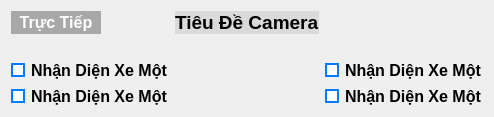
                    <widget class="QWidget" name="tab_16">
                     <attribute name="title">
                      <string>Tab 5</string>
                     </attribute>
                     <layout class="QGridLayout" name="gridLayout_22">
                      <item row="0" column="0">
                       <widget class="QLabel" name="label_37">
                        <property name="maximumSize">
                         <size>
                          <width>90</width>
                          <height>16777215</height>
                         </size>
                        </property>
                        <property name="font">
                         <font>
                          <family>Tahoma</family>
                          <pointsize>12</pointsize>
                          <weight>75</weight>
                          <bold>true</bold>
                         </font>
                        </property>
                        <property name="styleSheet">
                         <string notr="true">color: rgb(255, 255, 255);
background-color: rgb(168,168,168);</string>
                        </property>
                        <property name="text">
                         <string>Trực Tiếp</string>
                        </property>
                        <property name="alignment">
                         <set>Qt::AlignCenter</set>
                        </property>
                       </widget>
                      </item>
                      <item row="0" column="1">
                       <widget class="QLabel" name="label_81">
                        <property name="font">
                         <font>
                          <family>Tahoma</family>
                          <pointsize>14</pointsize>
                          <weight>75</weight>
                          <bold>true</bold>
                         </font>
                        </property>
                        <property name="styleSheet">
                         <string notr="true">background-color: rgb(218, 218, 218);</string>
                        </property>
                        <property name="text">
                         <string>Tiêu Đề Camera</string>
                        </property>
                       </widget>
                      </item>
                      <item row="0" column="3">
                       <widget class="QPushButton" name="pushButton_30">
                        <property name="minimumSize">
                         <size>
                          <width>0</width>
                          <height>0</height>
                         </size>
                        </property>
                        <property name="maximumSize">
                         <size>
                          <width>50</width>
                          <height>16777215</height>
                         </size>
                        </property>
                        <property name="font">
                         <font>
                          <pointsize>8</pointsize>
                         </font>
                        </property>
                        <property name="text">
                         <string/>
                        </property>
                        <property name="icon">
                         <iconset>
                          <normaloff>../icons/close.png</normaloff>../icons/close.png</iconset>
                        </property>
                        <property name="iconSize">
                         <size>
                          <width>18</width>
                          <height>18</height>
                         </size>
                        </property>
                        <property name="flat">
                         <bool>true</bool>
                        </property>
                       </widget>
                      </item>
                      <item row="2" column="0">
                       <widget class="QCheckBox" name="checkBox_53">
                        <property name="font">
                         <font>
                          <family>Tahoma</family>
                          <pointsize>12</pointsize>
                          <weight>75</weight>
                          <bold>true</bold>
                         </font>
                        </property>
                        <property name="styleSheet">
                         <string notr="true">QCheckBox::indicator:checked {
	background-color: #007BFF;
	border: 2px solid #007BFF;
}

QCheckBox::indicator:unchecked {
	background-color: white;
	border: 2px solid #007BFF;
}</string>
                        </property>
                        <property name="text">
                         <string>Nhận Diện Xe Một</string>
                        </property>
                       </widget>
                      </item>
                      <item row="2" column="2" colspan="2">
                       <widget class="QCheckBox" name="checkBox_55">
                        <property name="font">
                         <font>
                          <family>Tahoma</family>
                          <pointsize>12</pointsize>
                          <weight>75</weight>
                          <bold>true</bold>
                         </font>
                        </property>
                        <property name="styleSheet">
                         <string notr="true">QCheckBox::indicator:checked {
	background-color: #007BFF;
	border: 2px solid #007BFF;
}

QCheckBox::indicator:unchecked {
	background-color: white;
	border: 2px solid #007BFF;
}</string>
                        </property>
                        <property name="text">
                         <string>Nhận Diện Xe Một</string>
                        </property>
                       </widget>
                      </item>
                      <item row="3" column="0">
                       <widget class="QCheckBox" name="checkBox_54">
                        <property name="font">
                         <font>
                          <family>Tahoma</family>
                          <pointsize>12</pointsize>
                          <weight>75</weight>
                          <bold>true</bold>
                         </font>
                        </property>
                        <property name="styleSheet">
                         <string notr="true">QCheckBox::indicator:checked {
	background-color: #007BFF;
	border: 2px solid #007BFF;
}

QCheckBox::indicator:unchecked {
	background-color: white;
	border: 2px solid #007BFF;
}</string>
                        </property>
                        <property name="text">
                         <string>Nhận Diện Xe Một</string>
                        </property>
                       </widget>
                      </item>
                      <item row="3" column="2" colspan="2">
                       <widget class="QCheckBox" name="checkBox_56">
                        <property name="font">
                         <font>
                          <family>Tahoma</family>
                          <pointsize>12</pointsize>
                          <weight>75</weight>
                          <bold>true</bold>
                         </font>
                        </property>
                        <property name="styleSheet">
                         <string notr="true">QCheckBox::indicator:checked {
	background-color: #007BFF;
	border: 2px solid #007BFF;
}

QCheckBox::indicator:unchecked {
	background-color: white;
	border: 2px solid #007BFF;
}</string>
                        </property>
                        <property name="text">
                         <string>Nhận Diện Xe Một</string>
                        </property>
                       </widget>
                      </item>
                      <item row="1" column="0" colspan="4">
                       <widget class="QLabel" name="label_56">
                        <property name="text">
                         <string/>
                        </property>
                        <property name="pixmap">
                         <pixmap>../ImageHandler.png</pixmap>
                        </property>
                        <property name="scaledContents">
                         <bool>true</bool>
                        </property>
                       </widget>
                      </item>
                     </layout>
                    </widget>
